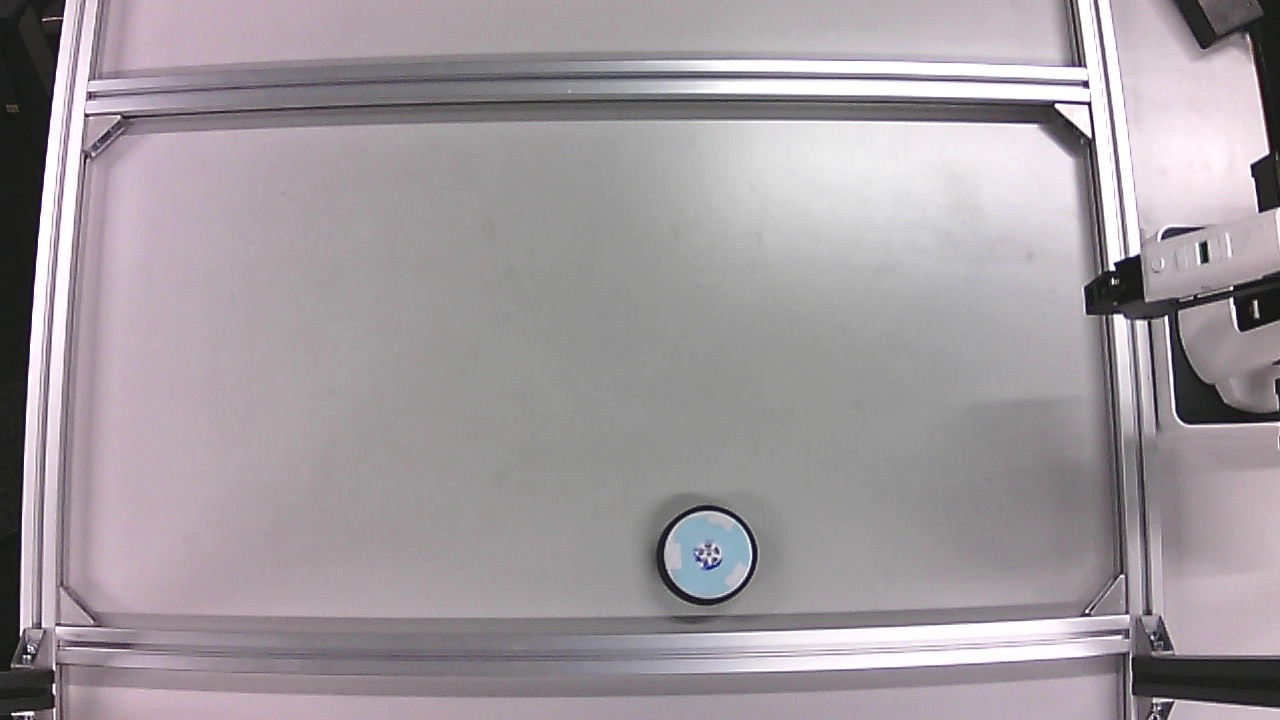
#> input picture scripts/frame.jpg, 1280 x 720 px
$ jupyter execute extract_cian.ipynb
#> lines starting #> are read from the running program, lines starting #| are printed output that depends on the picture; after the words box and inside, x2 and y2 are one past the last pixel; in counts of white or black regions, pixels touching at a corner belong together; long printed decimals are rounded
[cell 1]
import cv2 as cv
import numpy as np
from scipy.signal import argrelextrema
import matplotlib.pyplot as plt
import time

[cell 2]
frame=cv.imread('frame.jpg')
#> frame is the input picture: shape (720, 1280, 3); mean B, G, R 158.6, 154.2, 161
# plt.imshow(frame)
frame_b=frame[:,:,0]
frame_g=frame[:,:,1]
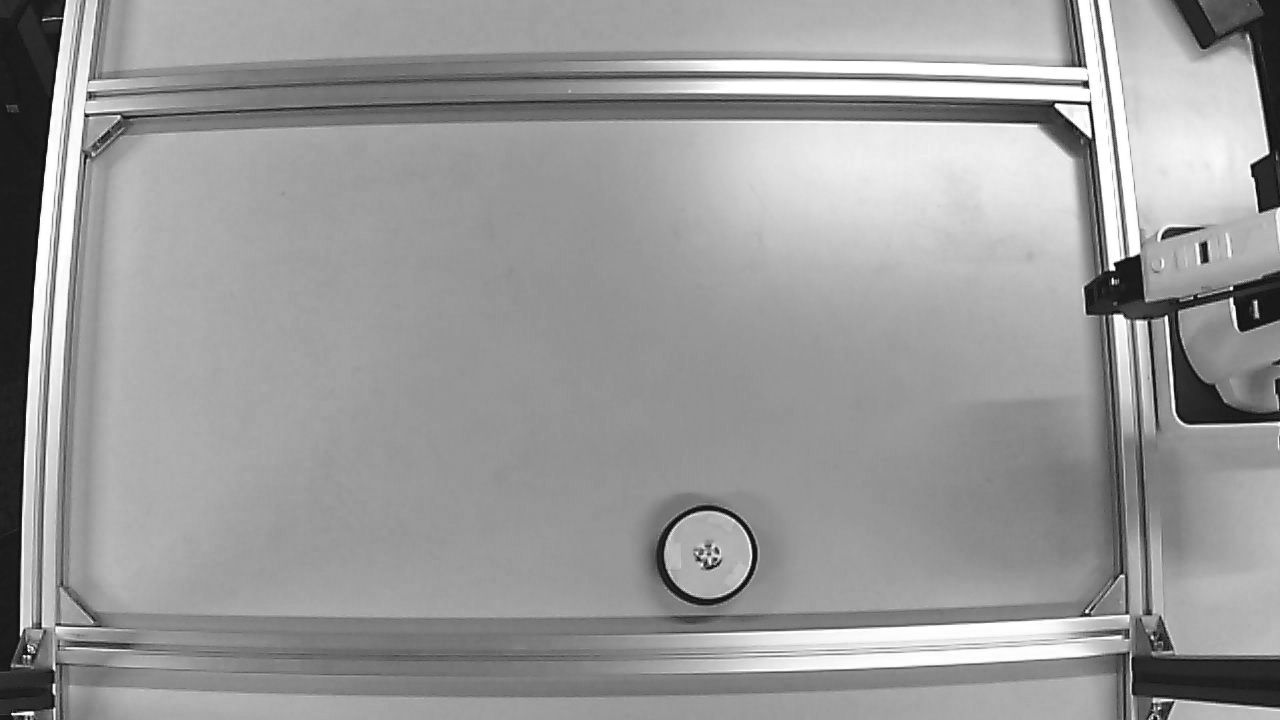
#> frame_g: shape (720, 1280); min 1, max 255, mean 154.2
frame_r=frame[:,:,2]
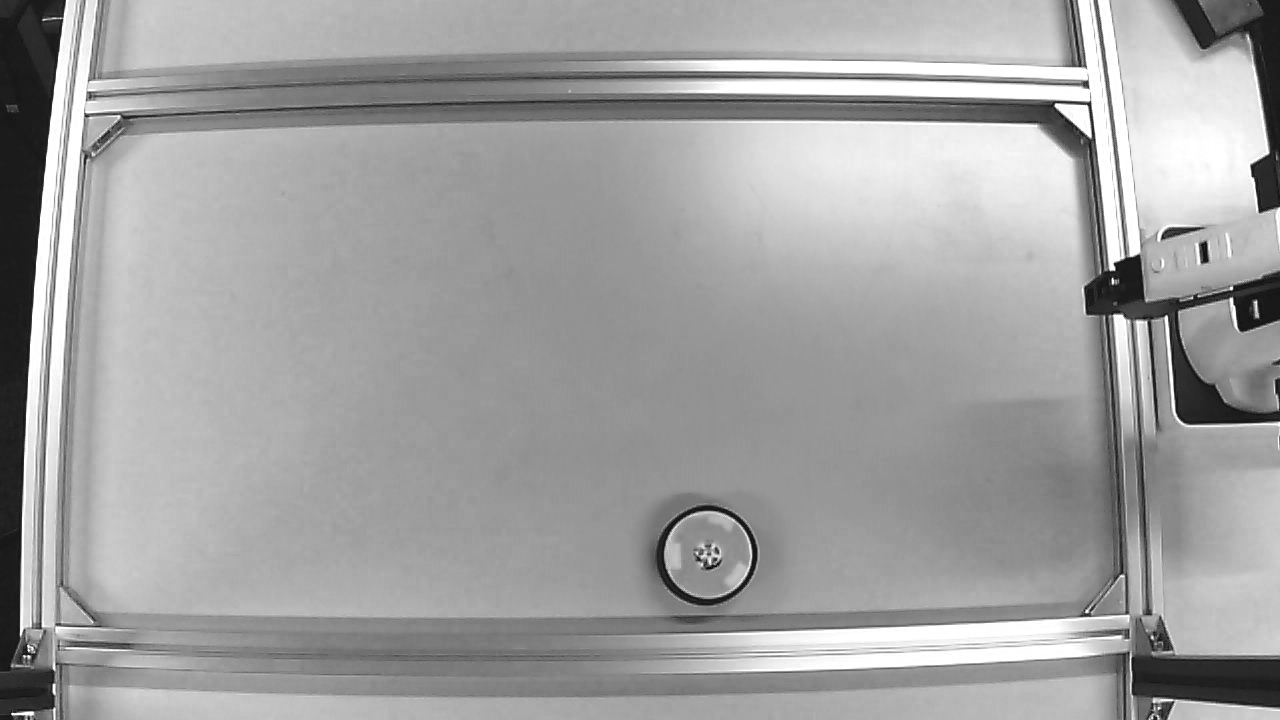
#> frame_r: shape (720, 1280); min 0, max 255, mean 161

[cell 3]
frame_extract_cian=(frame_r<150)*(frame_b>170)*(frame_g>160)
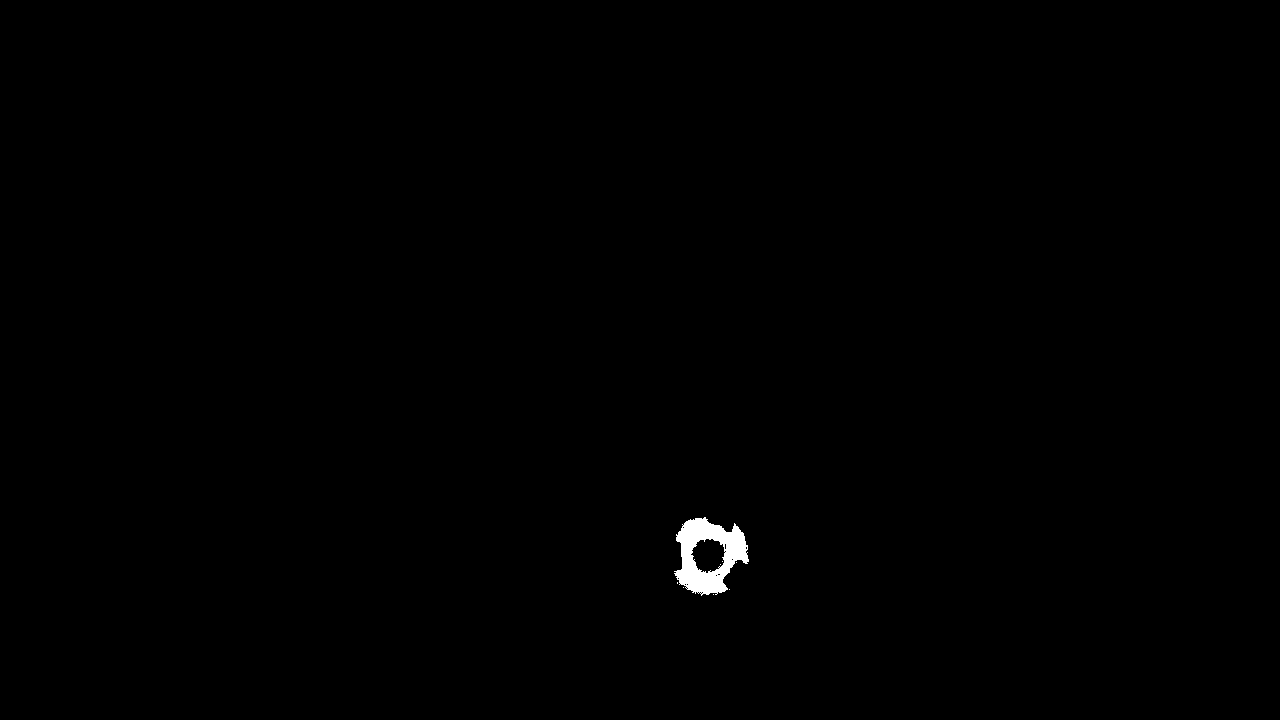
#> frame_extract_cian: shape (720, 1280) bool; 0.34% white; 8 white regions (7 under 20 px), largest, box (x1, y1, x2, y2) and area: (674, 517, 749, 596) 3096
# plt.imshow(frame_extract_cian)

[cell 4]
diff_sum_x=np.sum(frame_extract_cian, axis=0)
#> diff_sum_x = 1280 values, max 71 at index 690, min 0 at index 0, mean 2.42
diff_sum_y=np.sum(frame_extract_cian, axis=1)
#> diff_sum_y = 720 values, max 69 at index 537, min 0 at index 0, mean 4.31
# 画素の濃淡で重み付けして重心を計算
diff_sum_all=np.sum(frame_extract_cian)
#> diff_sum_all = 3104
print(diff_sum_all)
#| 3104
axis_x=np.arange(diff_sum_x.size)
#> axis_x = 1280 values from 0 to 1279
axis_y=np.arange(diff_sum_y.size)
#> axis_y = 720 values from 0 to 719
ave_x=np.sum(diff_sum_x*axis_x)/diff_sum_all
#> ave_x = 708.2
ave_y=np.sum(diff_sum_y*axis_y)/diff_sum_all
#> ave_y = 554.9
print(ave_x,ave_y)
#| 708.220 554.854
